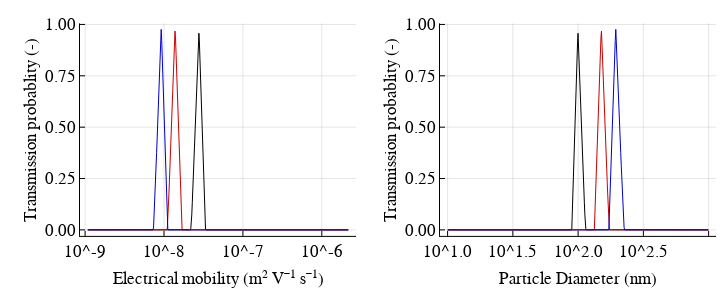

The code cell stored with this chart in its notebook:
### Markdown cell above
## Block 3. Transmission Function 
### Step 1: Mobility Selection
A single mobility zˢ is selected and plotted over the mobility vector $Z$. The mobility vector corresponds to the $i$ response channels of the DMA.

### Code cell
figure("Nimbus Sans L", 2, 5, 2, 8)             # Figure setup for all figures below
zˢ = dtoz(Λ,100e-9)                         # Pick a mobility and evaluate over grid

p1 = plot(δ.Z, δ.Ω(Λ,δ.Z,zˢ), xaxis = :log10, legend = :none, color = :black, left_margin = 10px, 
    xlabel = "Electrical mobility (m² V⁻¹ s⁻¹)", ylabel = "Transmission probablity (-)")
p1 = plot!(δ.Z, δ.Ω(Λ,δ.Z,zˢ/2), color = RGBA(0.8,0,0,1))
p1 = plot!(δ.Z, δ.Ω(Λ,δ.Z,zˢ/3), color = RGBA(0,0,0.8,1))

p2 = plot(δ.Dp, δ.Ω(Λ,δ.Z,zˢ), xaxis = :log10, legend = :none, color = :black, left_margin = 10px, 
    xlabel = "Particle Diameter (nm)", ylabel = "Transmission probablity (-)")
p2 = plot!(δ.Dp, δ.Ω(Λ,δ.Z,zˢ/2), color = RGBA(0.8,0,0,1))
p2 = plot!(δ.Dp, δ.Ω(Λ,δ.Z,zˢ/3), color = RGBA(0,0,0.8,1))
plot(p1,p2, grid = (2,1), fmt = :svg)

### Figure 1 — Plotly figure (JSON) as saved in the notebook; plotly's stock layout.template omitted (floating-point values rounded to 4 significant figures; data arrays with more than 128 entries replaced by an {"elided": "..."} marker saying what was removed)
{"data": [{"colorbar": {"title": ""}, "hoverinfo": "text", "legendgroup": "y1", "line": {"color": "rgba(0, 0, 0, 1.000)", "dash": "solid", "shape": "linear", "width": 1}, "mode": "lines", "name": "y1", "showlegend": true, "text": {"elided": "512 null values"}, "type": "scatter", "x": {"elided": "512 float values"}, "xaxis": "x1", "y": {"elided": "512 float values"}, "yaxis": "y1", "zmax": 0.1, "zmin": -0.1}, {"colorbar": {"title": ""}, "hoverinfo": "text", "legendgroup": "y2", "line": {"color": "rgba(204, 0, 0, 1.000)", "dash": "solid", "shape": "linear", "width": 1}, "mode": "lines", "name": "y2", "showlegend": true, "text": {"elided": "512 null values"}, "type": "scatter", "x": {"elided": "512 float values"}, "xaxis": "x1", "y": {"elided": "512 float values"}, "yaxis": "y1", "zmax": 0.1, "zmin": -0.1}, {"colorbar": {"title": ""}, "hoverinfo": "text", "legendgroup": "y3", "line": {"color": "rgba(0, 0, 204, 1.000)", "dash": "solid", "shape": "linear", "width": 1}, "mode": "lines", "name": "y3", "showlegend": true, "text": {"elided": "512 null values"}, "type": "scatter", "x": {"elided": "512 float values"}, "xaxis": "x1", "y": {"elided": "512 float values"}, "yaxis": "y1", "zmax": 0.1, "zmin": -0.1}, {"colorbar": {"title": ""}, "hoverinfo": "text", "legendgroup": "y1", "line": {"color": "rgba(0, 0, 0, 1.000)", "dash": "solid", "shape": "linear", "width": 1}, "mode": "lines", "name": "y1", "showlegend": true, "text": {"elided": "512 null values"}, "type": "scatter", "x": {"elided": "512 float values"}, "xaxis": "x2", "y": {"elided": "512 float values"}, "yaxis": "y2", "zmax": 0.1, "zmin": -0.1}, {"colorbar": {"title": ""}, "hoverinfo": "text", "legendgroup": "y2", "line": {"color": "rgba(204, 0, 0, 1.000)", "dash": "solid", "shape": "linear", "width": 1}, "mode": "lines", "name": "y2", "showlegend": true, "text": {"elided": "512 null values"}, "type": "scatter", "x": {"elided": "512 float values"}, "xaxis": "x2", "y": {"elided": "512 float values"}, "yaxis": "y2", "zmax": 0.1, "zmin": -0.1}, {"colorbar": {"title": ""}, "hoverinfo": "text", "legendgroup": "y3", "line": {"color": "rgba(0, 0, 204, 1.000)", "dash": "solid", "shape": "linear", "width": 1}, "mode": "lines", "name": "y3", "showlegend": true, "text": {"elided": "512 null values"}, "type": "scatter", "x": {"elided": "512 float values"}, "xaxis": "x2", "y": {"elided": "512 float values"}, "yaxis": "y2", "zmax": 0.1, "zmin": -0.1}], "layout": {"annotations": [], "height": 288, "margin": {"b": 20, "l": 0, "r": 0, "t": 20}, "paper_bgcolor": "rgba(255, 255, 255, 1.000)", "plot_bgcolor": "rgba(255, 255, 255, 1.000)", "showlegend": false, "width": 720, "xaxis1": {"anchor": "y1", "domain": [0.1111, 0.4945], "gridcolor": "rgba(0, 0, 0, 0.100)", "gridwidth": 1, "linecolor": "rgba(0, 0, 0, 1.000)", "mirror": false, "range": [-9.065, -5.566], "showgrid": true, "showline": true, "showticklabels": true, "tickangle": 0, "tickcolor": "rgb(0, 0, 0)", "tickfont": {"color": "rgba(0, 0, 0, 1.000)", "family": "Nimbus Sans L", "size": 17}, "tickmode": "array", "ticks": "inside", "ticktext": ["10^-9", "10^-8", "10^-7", "10^-6"], "tickvals": [1e-09, 1e-08, 1e-07, 1e-06], "title": "Electrical mobility (m² V⁻¹ s⁻¹)", "titlefont": {"color": "rgba(0, 0, 0, 1.000)", "family": "Nimbus Sans L", "size": 17}, "type": "log", "visible": true, "zeroline": false, "zerolinecolor": "rgba(0, 0, 0, 1.000)"}, "xaxis2": {"anchor": "y2", "domain": [0.6111, 0.9945], "gridcolor": "rgba(0, 0, 0, 0.100)", "gridwidth": 1, "linecolor": "rgba(0, 0, 0, 1.000)", "mirror": false, "range": [0.9418, 3.057], "showgrid": true, "showline": true, "showticklabels": true, "tickangle": 0, "tickcolor": "rgb(0, 0, 0)", "tickfont": {"color": "rgba(0, 0, 0, 1.000)", "family": "Nimbus Sans L", "size": 17}, "tickmode": "array", "ticks": "inside", "ticktext": ["10^1.0", "10^1.5", "10^2.0", "10^2.5", "10^3.0"], "tickvals": [10, 31.62, 100, 316.2, 1000], "title": "Particle Diameter (nm)", "titlefont": {"color": "rgba(0, 0, 0, 1.000)", "family": "Nimbus Sans L", "size": 17}, "type": "log", "visible": true, "zeroline": false, "zerolinecolor": "rgba(0, 0, 0, 1.000)"}, "yaxis1": {"anchor": "x1", "domain": [0.1294, 0.9863], "gridcolor": "rgba(0, 0, 0, 0.100)", "gridwidth": 1, "linecolor": "rgba(0, 0, 0, 1.000)", "mirror": false, "range": [-0.02928, 1.005], "showgrid": true, "showline": true, "showticklabels": true, "tickangle": 0, "tickcolor": "rgb(0, 0, 0)", "tickfont": {"color": "rgba(0, 0, 0, 1.000)", "family": "Nimbus Sans L", "size": 17}, "tickmode": "array", "ticks": "inside", "ticktext": ["0.00", "0.25", "0.50", "0.75", "1.00"], "tickvals": [0, 0.25, 0.5, 0.75, 1], "title": "Transmission probablity (-)", "titlefont": {"color": "rgba(0, 0, 0, 1.000)", "family": "Nimbus Sans L", "size": 17}, "type": "-", "visible": true, "zeroline": false, "zerolinecolor": "rgba(0, 0, 0, 1.000)"}, "yaxis2": {"anchor": "x2", "domain": [0.1294, 0.9863], "gridcolor": "rgba(0, 0, 0, 0.100)", "gridwidth": 1, "linecolor": "rgba(0, 0, 0, 1.000)", "mirror": false, "range": [-0.02928, 1.005], "showgrid": true, "showline": true, "showticklabels": true, "tickangle": 0, "tickcolor": "rgb(0, 0, 0)", "tickfont": {"color": "rgba(0, 0, 0, 1.000)", "family": "Nimbus Sans L", "size": 17}, "tickmode": "array", "ticks": "inside", "ticktext": ["0.00", "0.25", "0.50", "0.75", "1.00"], "tickvals": [0, 0.25, 0.5, 0.75, 1], "title": "Transmission probablity (-)", "titlefont": {"color": "rgba(0, 0, 0, 1.000)", "family": "Nimbus Sans L", "size": 17}, "type": "-", "visible": true, "zeroline": false, "zerolinecolor": "rgba(0, 0, 0, 1.000)"}}}
